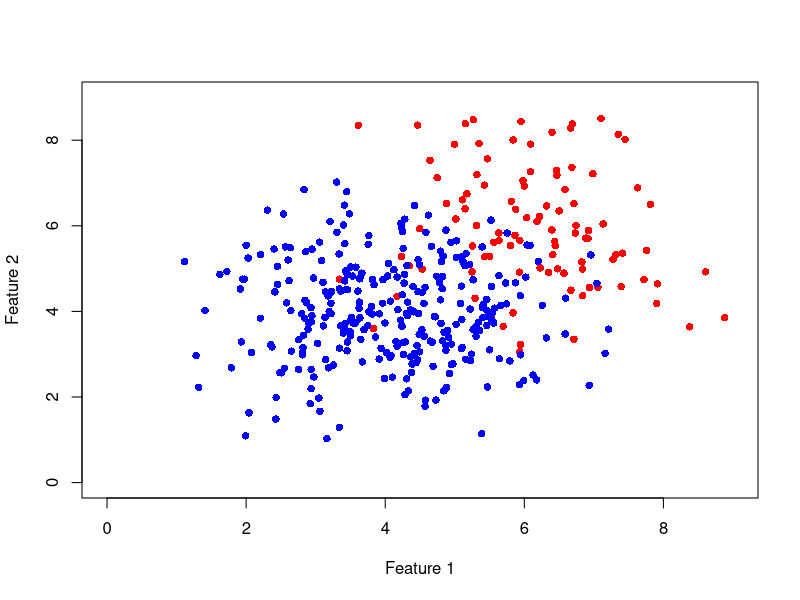
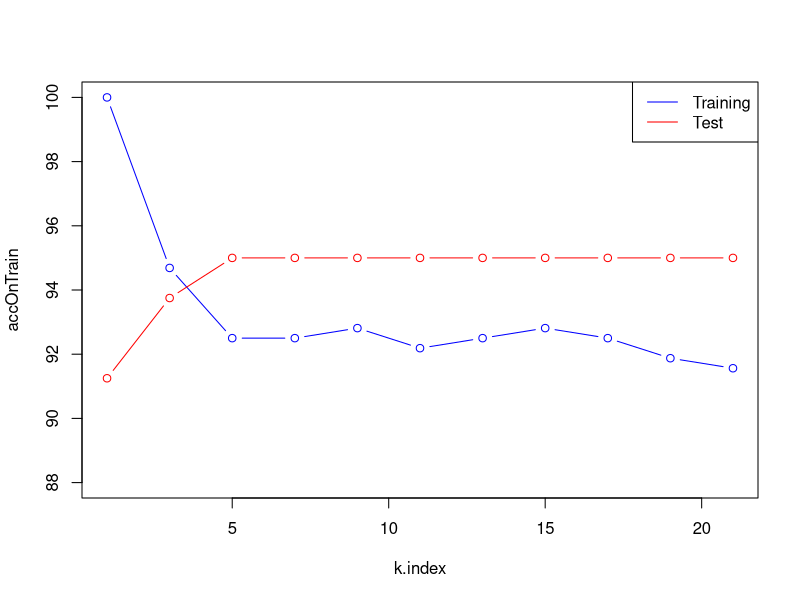
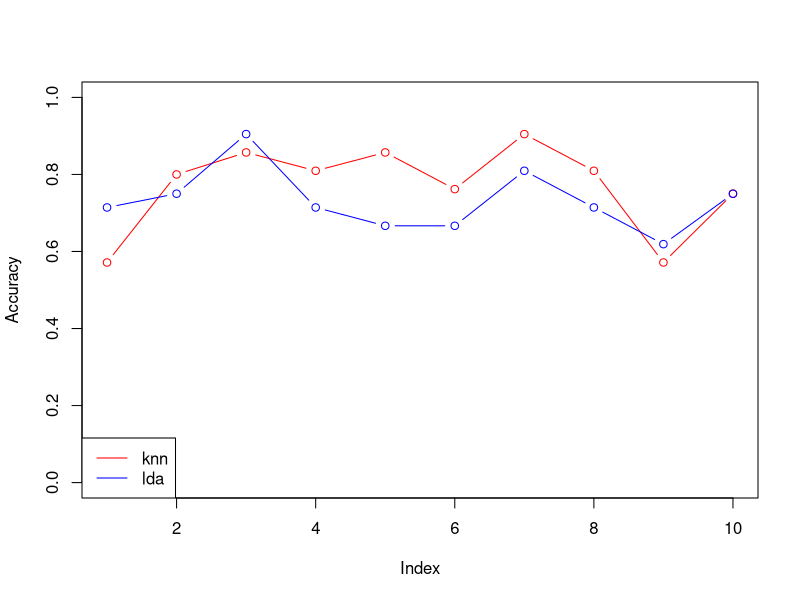
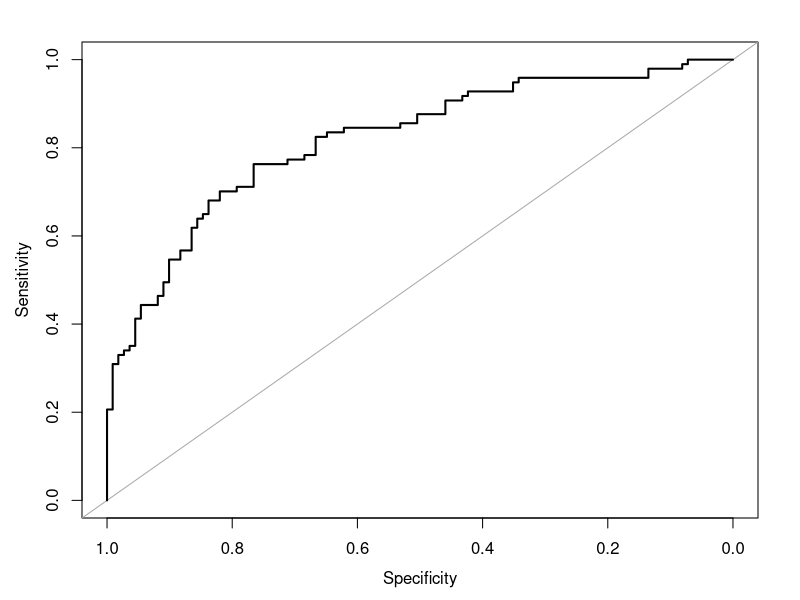
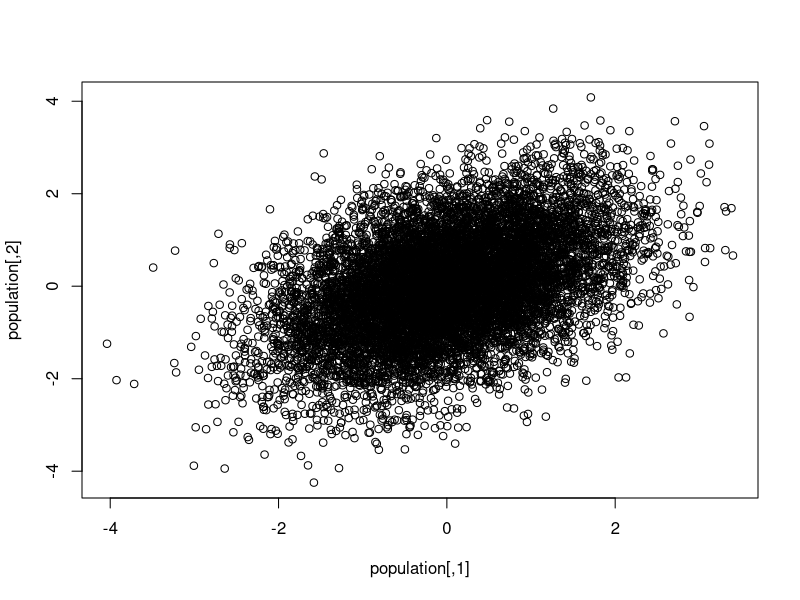
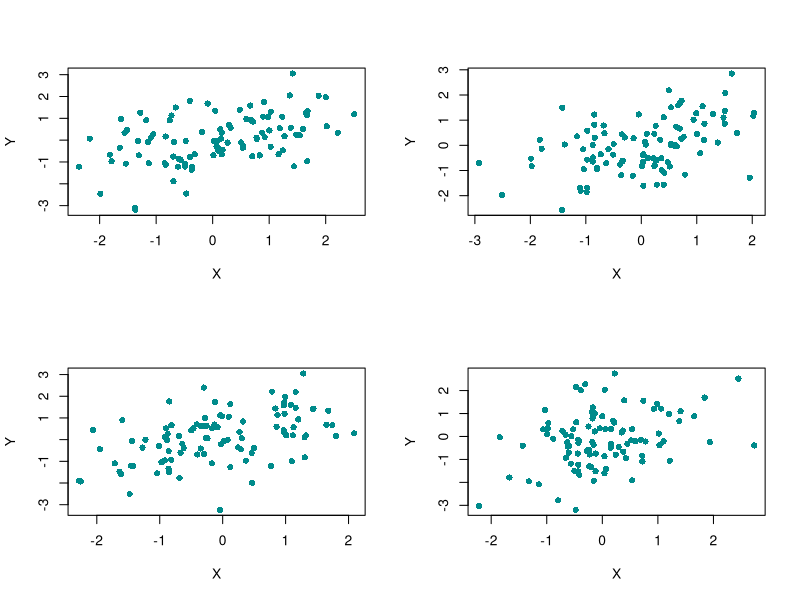
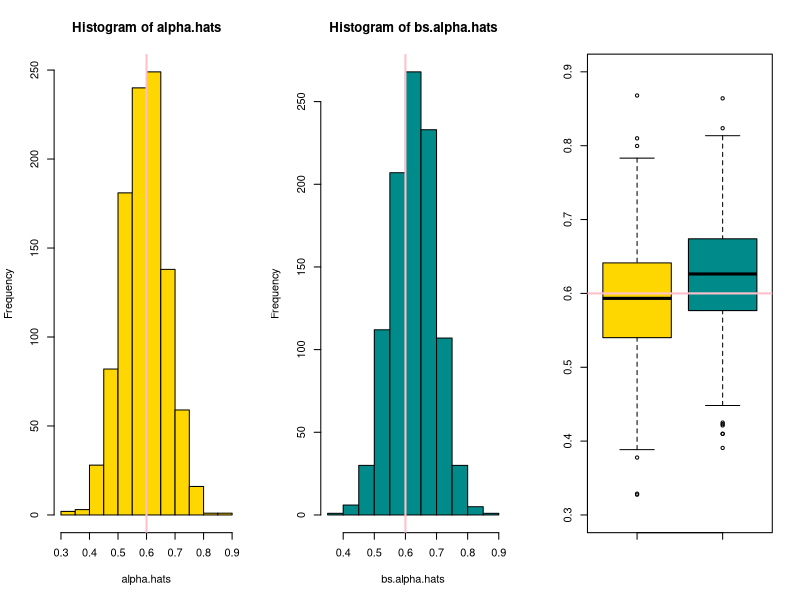

R code for these plots, in order:
## ---- chunk 1
library(mlbench)
library(caret)
library(MASS)
library(class)
library(pROC)
## ---- chunk 2
# create positive class sample with 2 descriptive features
set.seed(1)
f1 <- rnorm(100, mean = 6, sd = 1.2)
set.seed(2)
f2 <- rnorm(100, mean = 6, sd = 1.2)
P.data <- cbind(f1, f2)

# create negative class sample with 2 descriptive features
set.seed(3)
f1 <- rnorm(300, mean = 4, sd = 1.2)
set.seed(4)
f2 <- rnorm(300, mean = 4, sd = 1.2)
N.data <- cbind(f1, f2)

# combine all samples
data.mat <- data.frame(rbind(P.data, N.data),
                       Class = rep(c(1, 0), times = c(nrow(P.data), nrow(N.data))))
rownames(data.mat) <- paste("s", 1:(nrow(P.data) + nrow(N.data)), sep = "")

# plot data
plot(subset(data.mat, Class == 1)[,-3], col = "red", pch = 16, ylim = c(0, 9), xlim = c(0, 9), xlab = "Feature 1", ylab = "Feature 2")
points(subset(data.mat, Class == 0)[,-3], col = "blue", pch = 16)
## ---- chunk 3
# Load the "caret" package. This package is used to partition data, training and test classification models etc.
set.seed(5003)
inTrain <- createDataPartition(data.mat$Class, p = 0.8)[[1]]
dataTrain <- data.mat[ inTrain, ]
dataTest  <- data.mat[-inTrain, ]
## ---- chunk 4
accOnTrain <- accOnTest <- NULL

# Record the training and testing error for various parameters k
# Remember k represent how many neighbours we want to use to perform
# the classification.
k.index <- seq(from = 21, to = 1, by = -2)
for(k in k.index) {
  # Column 3 is the label here, so remove from training
  knnOnTrain <- knn(train=dataTrain[,-3], test=dataTrain[,-3], cl=dataTrain[,3], k=k)
  knnOnTest <- knn(train=dataTrain[,-3], test=dataTest[,-3], cl=dataTrain[,3], k=k)
  accOnTrain <- c(accOnTrain, sum(knnOnTrain == dataTrain[,3]) / nrow(dataTrain) * 100)
  accOnTest <- c(accOnTest, sum(knnOnTest == dataTest[,3]) / nrow(dataTest) * 100)
}

plot(k.index, accOnTrain, type="b", col="blue", ylim=c(88, 100))
lines(k.index, accOnTest, type="b", col="red")
legend("topright", c("Training", "Test"), col=c("blue", "red"), lty=c(1,1))
## ---- chunk 5
# Sonar is a dataset in the mlbench package
data(Sonar)
dim(Sonar)

# create cross validation folds
library(caret)
set.seed(1)
folds <- createFolds(Sonar$Class, k=10)
# apply 10-fold cross-validation
knn.TP <- knn.TN <- knn.FP <- knn.FN <- c()
lda.TP <- lda.TN <- lda.FP <- lda.FN <- c()
knn.preds <- lapply(folds, function(f) knn(train = Sonar[-f,-61],
                                           test = Sonar[f,-61],
                                           cl = Sonar$Class[-f],
                                           k = 5))
lda.models <- lapply(folds, function(f) lda(Class ~ ., data = Sonar[-f, ]))
lda.probs <- mapply(function(model, f) predict(model,
                                               newdata = Sonar[f, -61])$posterior[, "M"],
                    lda.models, folds)
lda.preds <- lapply(lda.probs, function(p) factor(ifelse(p > 0.5, "M", "R")))
# Determine the observed classes in each fold
obs <- lapply(folds, function(x) Sonar$Class[x])
# Compute the confusion matrix output for each fold
knn.metrics <- mapply(function(pred, obs) confusionMatrix(data = pred, reference = obs),
                      pred = knn.preds, obs = obs,
                      SIMPLIFY = FALSE)
lda.metrics <- mapply(function(pred, obs) confusionMatrix(data = pred, reference = obs),
                      pred = lda.preds, obs = obs,
                      SIMPLIFY = FALSE)
# Inspect the confusionMatrix output list structure
str(knn.metrics[[1]])
# Extract the elements of the table
knn.TP <- vapply(knn.metrics, function(cm) cm[["table"]][1, 1], numeric(1))
knn.FP <- vapply(knn.metrics, function(cm) cm[["table"]][1, 2], numeric(1))
knn.TN <- vapply(knn.metrics, function(cm) cm[["table"]][2, 2], numeric(1))
knn.FN <- vapply(knn.metrics, function(cm) cm[["table"]][2, 1], numeric(1))
knn.accuracy <- vapply(knn.metrics, function(cm) cm[["overall"]]["Accuracy"], numeric(1))
# Verify the computations
ft <- knn.metrics[[1]]$table
(ft[1, 1] + ft[2, 2])/(sum(ft))
# Compute the same for the LDA model
lda.TP <- vapply(lda.metrics, function(cm) cm[["table"]][1, 1], numeric(1))
lda.FP <- vapply(lda.metrics, function(cm) cm[["table"]][1, 2], numeric(1))
lda.TN <- vapply(lda.metrics, function(cm) cm[["table"]][2, 2], numeric(1))
lda.FN <- vapply(lda.metrics, function(cm) cm[["table"]][2, 1], numeric(1))
lda.accuracy <- vapply(lda.metrics, function(cm) cm[["overall"]]["Accuracy"], numeric(1))
# Plot the accuracy in each of the 10 folds
plot(knn.accuracy, type = "b", col = "red", ylim = c(0,1), ylab = "Accuracy")
lines(lda.accuracy, type = "b", col = "blue")
legend("bottomleft", c("knn", "lda"), col = c("red", "blue"), lty = c(1,1))

## ---- chunk 6
# Train LDA model with cross validation with the caret package
# Saves the prediction in each fold and the class probabilities
train_control <- trainControl(method = "cv", number = 10, savePredictions = "all", classProbs = TRUE)
lda.model <- train(Class ~ ., data = Sonar, trControl = train_control, method = "lda")

lda.roc <- roc(lda.model$pred$obs,lda.model$pred$R)
plot.roc(lda.roc, asp=NA)
# Compute the AUC
auc(lda.roc)
## ---- chunk 7
library(MASS)
# suppose the true population is as follows:
set.seed(2)
population <- mvrnorm(10000, mu = c(0,0), Sigma = matrix(c(1, 0.5,
                                                           0.5, 1.25), ncol = 2), empirical = TRUE)
plot(population)

# sampling from the population
par(mfrow=c(2,2))
for (i in 1:4) {
  s <- population[sample(x=1:nrow(population), size=100, replace=TRUE),]
  plot(s, pch=16, col="cyan4", xlab="X", ylab="Y")
}

# sampling 1000 times from the population and estimating alpha
alpha.hats <- c()
for(i in 1:1000) {
  s <- population[sample(x=1:nrow(population), size=100, replace=TRUE),]
  sigma.hats <- apply(s, 2, var)
  cor.hat <- cor(s[,1], s[,2])
  alpha.hats <- c(alpha.hats,  (sigma.hats[2] - cor.hat) / (sigma.hats[1] + sigma.hats[2] - 2*cor.hat))
}

# suppose now we only have one sample from the population and now need to rely on bootstrap approach
s <- population[sample(x=1:nrow(population), size=100, replace=TRUE),]
# bootstrap sampling from the single sample data and estimating alpha
bs.alpha.hats <- c()
for(i in 1:1000) {
  bs <- s[sample(x=1:nrow(s), size=nrow(s), replace=TRUE),]
  bs.sigma.hats <- apply(bs, 2, var)
  bs.cor.hat <- cor(bs[,1], bs[,2])
  bs.alpha.hats <- c(bs.alpha.hats,  (bs.sigma.hats[2] - bs.cor.hat) / (bs.sigma.hats[1] + bs.sigma.hats[2] - 2*bs.cor.hat))
}

# plot and compare alpha estimated from sampling from true population and bootstrap sampling from a single sample data
par(mfrow=c(1, 3))
hist(alpha.hats, col="gold")
abline(v=0.6, col="pink", lwd=2)
hist(bs.alpha.hats, col="cyan4")
abline(v=0.6, col="pink", lwd=2)
boxplot(alpha.hats, bs.alpha.hats, ylim=c(0.3, 0.9), col=c("gold", "cyan4"))
abline(h=0.6, col="pink", lwd=2)
